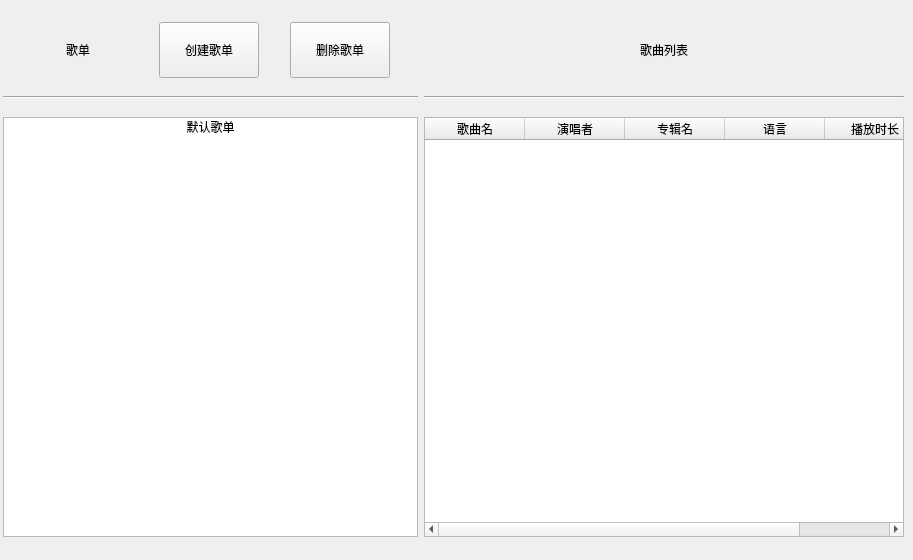
      <widget class="QWidget" name="userPlaylistPage">
       <widget class="QWidget" name="layoutWidget">
        <property name="geometry">
         <rect>
          <x>3</x>
          <y>10</y>
          <width>901</width>
          <height>541</height>
         </rect>
        </property>
        <layout class="QHBoxLayout" name="horizontalLayout_13">
         <item>
          <layout class="QVBoxLayout" name="verticalLayout_15">
           <item>
            <layout class="QHBoxLayout" name="horizontalLayout_11">
             <item>
              <widget class="QLabel" name="playlistLbl">
               <property name="minimumSize">
                <size>
                 <width>100</width>
                 <height>56</height>
                </size>
               </property>
               <property name="maximumSize">
                <size>
                 <width>100</width>
                 <height>56</height>
                </size>
               </property>
               <property name="text">
                <string>歌单</string>
               </property>
               <property name="alignment">
                <set>Qt::AlignCenter</set>
               </property>
              </widget>
             </item>
             <item>
              <widget class="QPushButton" name="createPlaylistBtn">
               <property name="minimumSize">
                <size>
                 <width>100</width>
                 <height>56</height>
                </size>
               </property>
               <property name="maximumSize">
                <size>
                 <width>100</width>
                 <height>56</height>
                </size>
               </property>
               <property name="text">
                <string>创建歌单</string>
               </property>
              </widget>
             </item>
             <item>
              <widget class="QPushButton" name="delPlaylistBtn">
               <property name="minimumSize">
                <size>
                 <width>100</width>
                 <height>56</height>
                </size>
               </property>
               <property name="maximumSize">
                <size>
                 <width>100</width>
                 <height>56</height>
                </size>
               </property>
               <property name="text">
                <string>删除歌单</string>
               </property>
              </widget>
             </item>
            </layout>
           </item>
           <item>
            <widget class="Line" name="line">
             <property name="orientation">
              <enum>Qt::Horizontal</enum>
             </property>
            </widget>
           </item>
           <item>
            <widget class="QListWidget" name="userPlaylistWidget">
             <property name="minimumSize">
              <size>
               <width>400</width>
               <height>0</height>
              </size>
             </property>
             <property name="maximumSize">
              <size>
               <width>16777215</width>
               <height>420</height>
              </size>
             </property>
             <property name="styleSheet">
              <string notr="true"/>
             </property>
             <item>
              <property name="text">
               <string>默认歌单</string>
              </property>
              <property name="textAlignment">
               <set>AlignCenter</set>
              </property>
             </item>
            </widget>
           </item>
          </layout>
         </item>
         <item>
          <layout class="QVBoxLayout" name="verticalLayout_16">
           <item>
            <layout class="QHBoxLayout" name="horizontalLayout_12">
             <item>
              <spacer name="horizontalSpacer_9">
               <property name="orientation">
                <enum>Qt::Horizontal</enum>
               </property>
               <property name="sizeHint" stdset="0">
                <size>
                 <width>40</width>
                 <height>20</height>
                </size>
               </property>
              </spacer>
             </item>
             <item>
              <widget class="QLabel" name="playlistSongLbl">
               <property name="minimumSize">
                <size>
                 <width>140</width>
                 <height>56</height>
                </size>
               </property>
               <property name="maximumSize">
                <size>
                 <width>140</width>
                 <height>56</height>
                </size>
               </property>
               <property name="text">
                <string>歌曲列表</string>
               </property>
               <property name="alignment">
                <set>Qt::AlignCenter</set>
               </property>
              </widget>
             </item>
             <item>
              <spacer name="horizontalSpacer_10">
               <property name="orientation">
                <enum>Qt::Horizontal</enum>
               </property>
               <property name="sizeHint" stdset="0">
                <size>
                 <width>40</width>
                 <height>20</height>
                </size>
               </property>
              </spacer>
             </item>
            </layout>
           </item>
           <item>
            <widget class="Line" name="line_4">
             <property name="orientation">
              <enum>Qt::Horizontal</enum>
             </property>
            </widget>
           </item>
           <item>
            <widget class="QTableWidget" name="playlistSongTableWidget">
             <property name="minimumSize">
              <size>
               <width>480</width>
               <height>0</height>
              </size>
             </property>
             <property name="maximumSize">
              <size>
               <width>16777215</width>
               <height>420</height>
              </size>
             </property>
             <property name="editTriggers">
              <set>QAbstractItemView::AnyKeyPressed|QAbstractItemView::EditKeyPressed</set>
             </property>
             <column>
              <property name="text">
               <string>歌曲名</string>
              </property>
             </column>
             <column>
              <property name="text">
               <string>演唱者</string>
              </property>
             </column>
             <column>
              <property name="text">
               <string>专辑名</string>
              </property>
             </column>
             <column>
              <property name="text">
               <string>语言</string>
              </property>
             </column>
             <column>
              <property name="text">
               <string>播放时长</string>
              </property>
             </column>
            </widget>
           </item>
          </layout>
         </item>
        </layout>
       </widget>
      </widget>
